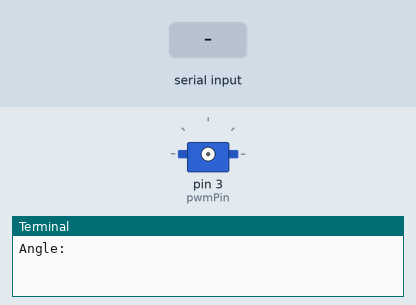
Recording of a program running on a simulated Raspberry Pi (header pin numbers). Shown: servo, the last lines printed to the terminal. The inputs (shaded band) are chosen by the test bench. Servo angles are drawn from the pulse width (0.5 ms = 0°, 2.5 ms = 180°).

Above: at 1.2 s.
1.3 s: "5" typed at the terminal, then Enter
2.8 s: "90" typed at the terminal, then Enter
At 3.7 s:
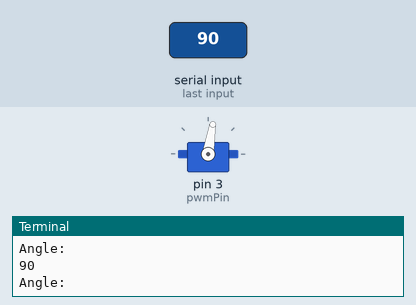
4.3 s: "200" typed at the terminal, then Enter
At 4.8 s:
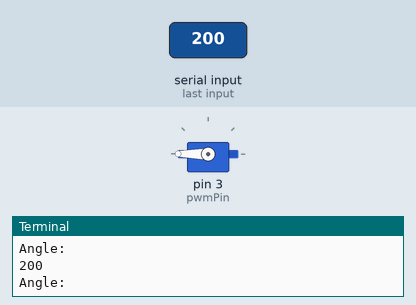
Timing chart, 0 to 7.3 s (numbered marks = the images above; inputs shaded):
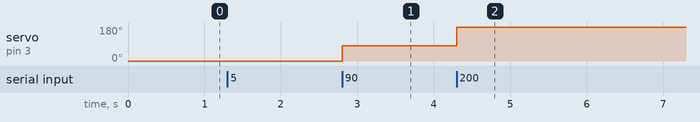

The program:

ServoMotor.py
```python
import RPi.GPIO as gpio
import time
gpio.setmode(gpio.BOARD)


frequency = 50 #50 hz == 50 cycles per second
pwmPin = 3

gpio.setup(pwmPin, gpio.OUT) #setup as output
pwm = gpio.PWM(pwmPin, frequency)
pwm.start(0)


def setAngle(angle):
    duty = (angle/18) + 2 #explanation in oneNote notebook
    gpio.output(pwmPin, True)
    pwm.ChangeDutyCycle(duty)
    #time.sleep(1)
    #print("1 second up")
    #gpio.output(pwmPin, False)
    #pwm.ChangeDutyCycle(0) #off it


try:
    #angle = 35
    while True:
        angle = int(input("Angle: "))
        setAngle(angle)
        #angle +=
except KeyboardInterrupt:
    print("exiting")
    gpio.output(pwmPin, False)
    pwm.ChangeDutyCycle(0)
    pwm.stop()
    gpio.cleanup()
```

Measured:
- after the input at 2.8 s, servo on pin 3 (pwmPin): 0° → 81° at once
- after the input at 4.3 s, servo on pin 3 (pwmPin): 81° → 180° at once
